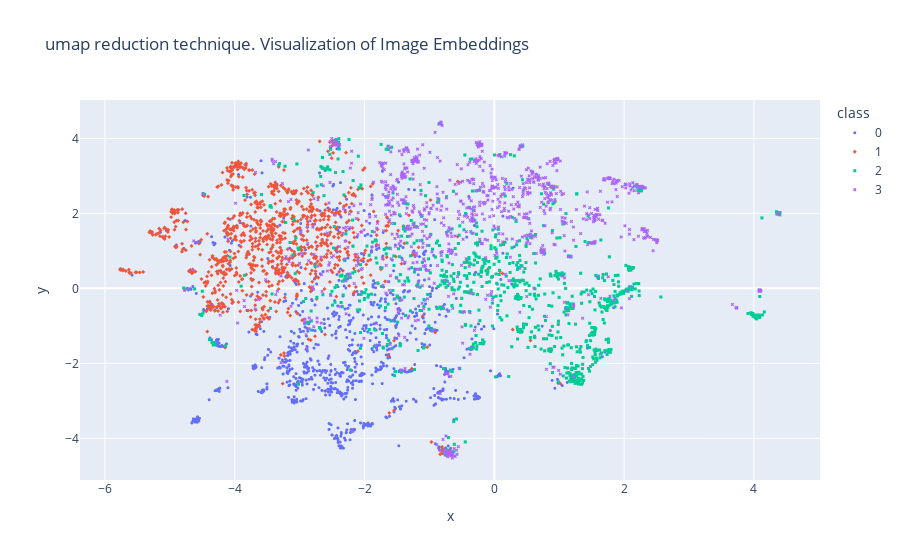
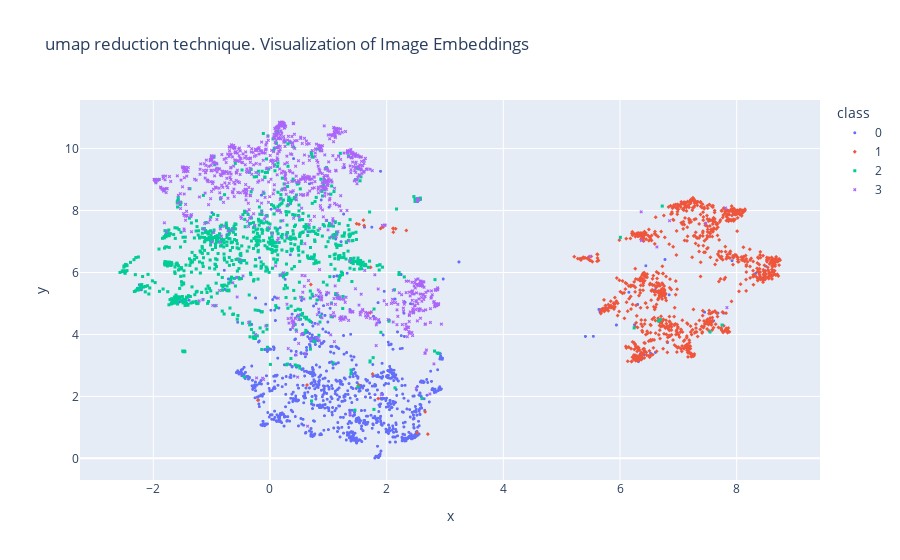

Notebook source saved alongside these figures, in order:
### Code cell
# px.scatter(x=X_tfidf_umap[:,0], y=X_tfidf_umap[:,1], color=df["label_name"], title="TF-IDF UMAP").show()
# px.scatter(x=X_sbert_umap[:,0], y=X_sbert_umap[:,1], color=df["label_name"], title="SBERT UMAP").show()
plot_embeddings(X_tfidf.toarray(), 0, symbol="class", reduction_techniques="umap", color="class")
plot_embeddings(X_sbert, 0, symbol="class", reduction_techniques="umap", color="class")

### Figure 1 — Plotly figure (JSON) as saved in the notebook; plotly's stock layout.template omitted (floating-point values rounded to 4 significant figures; data arrays with more than 128 entries replaced by an {"elided": "..."} marker saying what was removed)
{"data": [{"hovertemplate": "class=0<br>x=%{x}<br>y=%{y}<extra></extra>", "legendgroup": "0", "marker": {"color": "#636efa", "size": 3, "symbol": "circle"}, "mode": "markers", "name": "0", "showlegend": true, "textfont": {"size": 25}, "type": "scattergl", "x": {"elided": "1000 float values"}, "xaxis": "x", "y": {"elided": "1000 float values"}, "yaxis": "y"}, {"hovertemplate": "class=1<br>x=%{x}<br>y=%{y}<extra></extra>", "legendgroup": "1", "marker": {"color": "#EF553B", "size": 3, "symbol": "diamond"}, "mode": "markers", "name": "1", "showlegend": true, "textfont": {"size": 25}, "type": "scattergl", "x": {"elided": "1000 float values"}, "xaxis": "x", "y": {"elided": "1000 float values"}, "yaxis": "y"}, {"hovertemplate": "class=2<br>x=%{x}<br>y=%{y}<extra></extra>", "legendgroup": "2", "marker": {"color": "#00cc96", "size": 3, "symbol": "square"}, "mode": "markers", "name": "2", "showlegend": true, "textfont": {"size": 25}, "type": "scattergl", "x": {"elided": "1000 float values"}, "xaxis": "x", "y": {"elided": "1000 float values"}, "yaxis": "y"}, {"hovertemplate": "class=3<br>x=%{x}<br>y=%{y}<extra></extra>", "legendgroup": "3", "marker": {"color": "#ab63fa", "size": 3, "symbol": "x"}, "mode": "markers", "name": "3", "showlegend": true, "textfont": {"size": 25}, "type": "scattergl", "x": {"elided": "1000 float values"}, "xaxis": "x", "y": {"elided": "1000 float values"}, "yaxis": "y"}], "layout": {"legend": {"title": {"text": "class"}, "tracegroupgap": 0}, "title": {"text": "umap reduction technique. Visualization of Image Embeddings"}, "xaxis": {"anchor": "y", "domain": [0, 1], "title": {"text": "x"}}, "yaxis": {"anchor": "x", "domain": [0, 1], "title": {"text": "y"}}}}

### Figure 2 — Plotly figure (JSON) as saved in the notebook; plotly's stock layout.template omitted (floating-point values rounded to 4 significant figures; data arrays with more than 128 entries replaced by an {"elided": "..."} marker saying what was removed)
{"data": [{"hovertemplate": "class=0<br>x=%{x}<br>y=%{y}<extra></extra>", "legendgroup": "0", "marker": {"color": "#636efa", "size": 3, "symbol": "circle"}, "mode": "markers", "name": "0", "showlegend": true, "textfont": {"size": 25}, "type": "scattergl", "x": {"elided": "1000 float values"}, "xaxis": "x", "y": {"elided": "1000 float values"}, "yaxis": "y"}, {"hovertemplate": "class=1<br>x=%{x}<br>y=%{y}<extra></extra>", "legendgroup": "1", "marker": {"color": "#EF553B", "size": 3, "symbol": "diamond"}, "mode": "markers", "name": "1", "showlegend": true, "textfont": {"size": 25}, "type": "scattergl", "x": {"elided": "1000 float values"}, "xaxis": "x", "y": {"elided": "1000 float values"}, "yaxis": "y"}, {"hovertemplate": "class=2<br>x=%{x}<br>y=%{y}<extra></extra>", "legendgroup": "2", "marker": {"color": "#00cc96", "size": 3, "symbol": "square"}, "mode": "markers", "name": "2", "showlegend": true, "textfont": {"size": 25}, "type": "scattergl", "x": {"elided": "1000 float values"}, "xaxis": "x", "y": {"elided": "1000 float values"}, "yaxis": "y"}, {"hovertemplate": "class=3<br>x=%{x}<br>y=%{y}<extra></extra>", "legendgroup": "3", "marker": {"color": "#ab63fa", "size": 3, "symbol": "x"}, "mode": "markers", "name": "3", "showlegend": true, "textfont": {"size": 25}, "type": "scattergl", "x": {"elided": "1000 float values"}, "xaxis": "x", "y": {"elided": "1000 float values"}, "yaxis": "y"}], "layout": {"legend": {"title": {"text": "class"}, "tracegroupgap": 0}, "title": {"text": "umap reduction technique. Visualization of Image Embeddings"}, "xaxis": {"anchor": "y", "domain": [0, 1], "title": {"text": "x"}}, "yaxis": {"anchor": "x", "domain": [0, 1], "title": {"text": "y"}}}}
